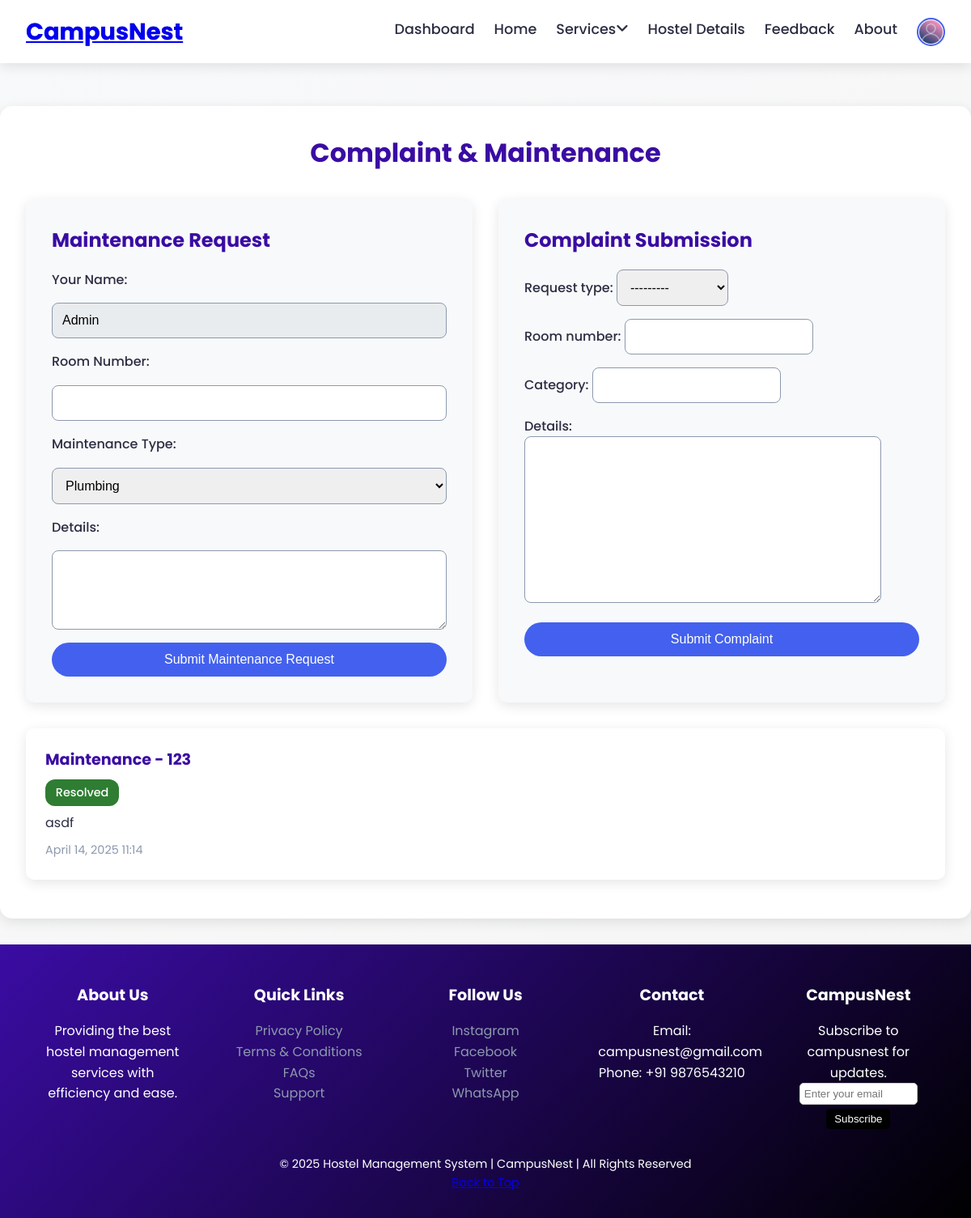
The page /complaint/ (signed in) on the database its author committed.
### Hostels/models.py (models this page shows, shortened)
class CustomUser(AbstractUser):
    username = None  # Remove username field
    email = models.EmailField(unique=True)
    roll_number = models.CharField(max_length=20, blank=True, null=True,unique=True)  # Optional field
    USERNAME_FIELD = 'email'
    REQUIRED_FIELDS = ['first_name', 'last_name']  # roll_number is optional
    objects = CustomUserManager()

class ComplaintMaintenance(models.Model):
    REQUEST_TYPES = (
        ('complaint', 'Complaint'),
        ('maintenance', 'Maintenance'),
    )
    user = models.ForeignKey(CustomUser, on_delete=models.CASCADE)
    request_type = models.CharField(max_length=20, choices=REQUEST_TYPES)
    room_number = models.CharField(max_length=10)
    category = models.CharField(max_length=50)
    details = models.TextField()
    status = models.CharField(max_length=20, default='pending', choices=(('pending', 'Pending'), ('resolved', 'Resolved')))
    created_at = models.DateTimeField(auto_now_add=True)

### Hostels/views.py (the view)
# urls.py: path('complaint/', views.complaint_maintenance, name='complaint_maintenance'),
@login_required
def complaint_maintenance(request):
    if request.method == 'POST':
        form = ComplaintMaintenanceForm(request.POST)
        if form.is_valid():
            complaint = form.save(commit=False)
            complaint.user = request.user
            complaint.save()
            messages.success(request, 'Your request has been submitted!')
            return redirect('complaint_maintenance')
    else:
        form = ComplaintMaintenanceForm()
    requests = ComplaintMaintenance.objects.filter(user=request.user)
    return render(request, 'Rooms_complaint_and_maintenance.html', {
        'form': form,
        'requests': requests
    })

### Hostels/forms.py
class ComplaintMaintenanceForm(forms.ModelForm):
    class Meta:
        model = ComplaintMaintenance
        fields = ['request_type', 'room_number', 'category', 'details']

### Hostels/templates/Rooms_complaint_and_maintenance.html (shortened to what this page needs)
{% extends 'Rooms_base.html' %}
{% load static %}
{% block content %}
<link rel="stylesheet" href="{% static 'css/Rooms_complaint_and_maintainance.css' %}">
<div class="container">
    <h2>Complaint & Maintenance</h2>
    <div id="upper_container">
        <div class="section">
            <h3>Maintenance Request</h3>
            <form method="POST" action="{% url 'complaint_maintenance' %}">
                <label for="name">Your Name:</label>
                <input type="text" name="name" value="{{ user.get_full_name }}" required readonly>
                <label for="room_number">Room Number:</label>
                <input type="text" name="room_number" required>
                <label for="category">Maintenance Type:</label>
                <select name="category" required>
                    <option value="Plumbing">Plumbing</option>
                </select>
                <label for="details">Details:</label>
                <textarea name="details" rows="4" required></textarea>
                <button type="submit">Submit Maintenance Request</button>
            </form>
        </div>
        <div class="section">
            <h3>Complaint Submission</h3>
            <form method="POST" action="{% url 'complaint_maintenance' %}">
                {{ form.as_p }}
                <button type="submit">Submit Complaint</button>
            </form>
        </div>
    </div>
    <div class="requests-list">
        {% for req in requests %}
        <div class="request-card">
            <h4>{{ req.get_request_type_display }} - {{ req.category }}</h4>
            <p>
                <span class="status status-{{ req.status|lower }}" aria-label="Status: {{ req.status|title }}">
                    {{ req.status|title }}
                </span>
            </p>
            <p>{{ req.details }}</p>
            <small>{{ req.created_at|date:"F d, Y H:i" }}</small>
        </div>
        {% empty %}
        <p>No requests submitted yet.</p>
        {% endfor %}
    </div>
</div>
{% endblock %}

### Hostels/static/css/Rooms_base.css (style rules this page uses)
:root { --primary: #4361ee; --secondary: #3a0ca3; --accent: #f72585; --success: #4CAF50; --warning: #FFD700; --danger: #d9534f; --text-dark: #2b2d42; --text-light: #8d99ae; --white: #ffffff; --light-bg: #f8f9fa; --shadow: 0 4px 15px rgba(0, 0, 0, 0.1); --shadow-hover: 0 8px 25px rgba(0, 0, 0, 0.2); --transition: all 0.3s ease; }
* { margin: 0; padding: 0; box-sizing: border-box; }
body { font-family: 'Poppins', sans-serif; background: linear-gradient(135deg, var(--light-bg), #f5f5f5); color: var(--text-dark); line-height: 1.6; }
h1, h2, h3, h4, h5 { font-weight: 700; }

### Hostels/static/css/Rooms_complaint_and_maintainance.css (style rules this page uses)
:root { --primary: #4361ee; --secondary: #3a0ca3; --accent: #f72585; --success: #4CAF50; --warning: #FFD700; --danger: #d9534f; --text-dark: #2b2d42; --text-light: #8d99ae; --white: #ffffff; --light-bg: #f8f9fa; --shadow: 0 4px 15px rgba(0, 0, 0, 0.1); --shadow-hover: 0 8px 25px rgba(0, 0, 0, 0.2); --transition: all 0.3s ease; }
.container { max-width: 1200px; margin: 80px auto 2rem; padding: 2rem; background: var(--white); border-radius: 15px; box-shadow: var(--shadow); animation: fadeIn 0.5s ease-in-out; }
h2 { font-size: 2rem; color: var(--secondary); text-align: center; margin-bottom: 2rem; }
#upper_container { display: flex; flex-wrap: wrap; gap: 2rem; margin-bottom: 2rem; }
.section { flex: 1; min-width: 300px; background: var(--light-bg); padding: 2rem; border-radius: 10px; box-shadow: var(--shadow); transition: transform 0.3s ease; }
.section h3 { font-size: 1.5rem; color: var(--secondary); margin-bottom: 1rem; }
form { display: flex; flex-direction: column; gap: 1rem; }
form label { font-weight: 500; color: var(--text-dark); }
form input, form select, form textarea { padding: 0.75rem; border: 1px solid var(--text-light); border-radius: 8px; font-size: 1rem; transition: border-color 0.3s ease; }
form input[readonly] { background: #e9ecef; cursor: not-allowed; }
form textarea { resize: vertical; }
form button { background: var(--primary); color: var(--white); padding: 0.75rem 1.5rem; border: none; border-radius: 25px; cursor: pointer; font-size: 1rem; transition: var(--transition); }
.requests-list { margin-top: 2rem; }
.request-card { background: var(--white); padding: 1.5rem; border-radius: 10px; margin-bottom: 1rem; box-shadow: var(--shadow); transition: transform 0.3s ease, box-shadow 0.3s ease; animation: fadeIn 0.5s ease-in; }
.request-card h4 { font-size: 1.2rem; color: var(--secondary); margin-bottom: 0.5rem; }
.request-card p { font-size: 1rem; color: var(--text-dark); margin-bottom: 0.5rem; }
.request-card small { font-size: 0.9rem; color: var(--text-light); }
.status { display: inline-block; padding: 0.3rem 0.8rem; border-radius: 12px; font-weight: 500; font-size: 0.9rem; text-transform: capitalize; transition: var(--transition); }
.status-resolved { color: var(--white); background: #2e7d32; }

### rows shown on the page
CustomUser: name "Admin"
ComplaintMaintenance: request_type "Maintenance", category "123", status "Resolved", details "asdf", created_at "April 14, 2025 11:14"
